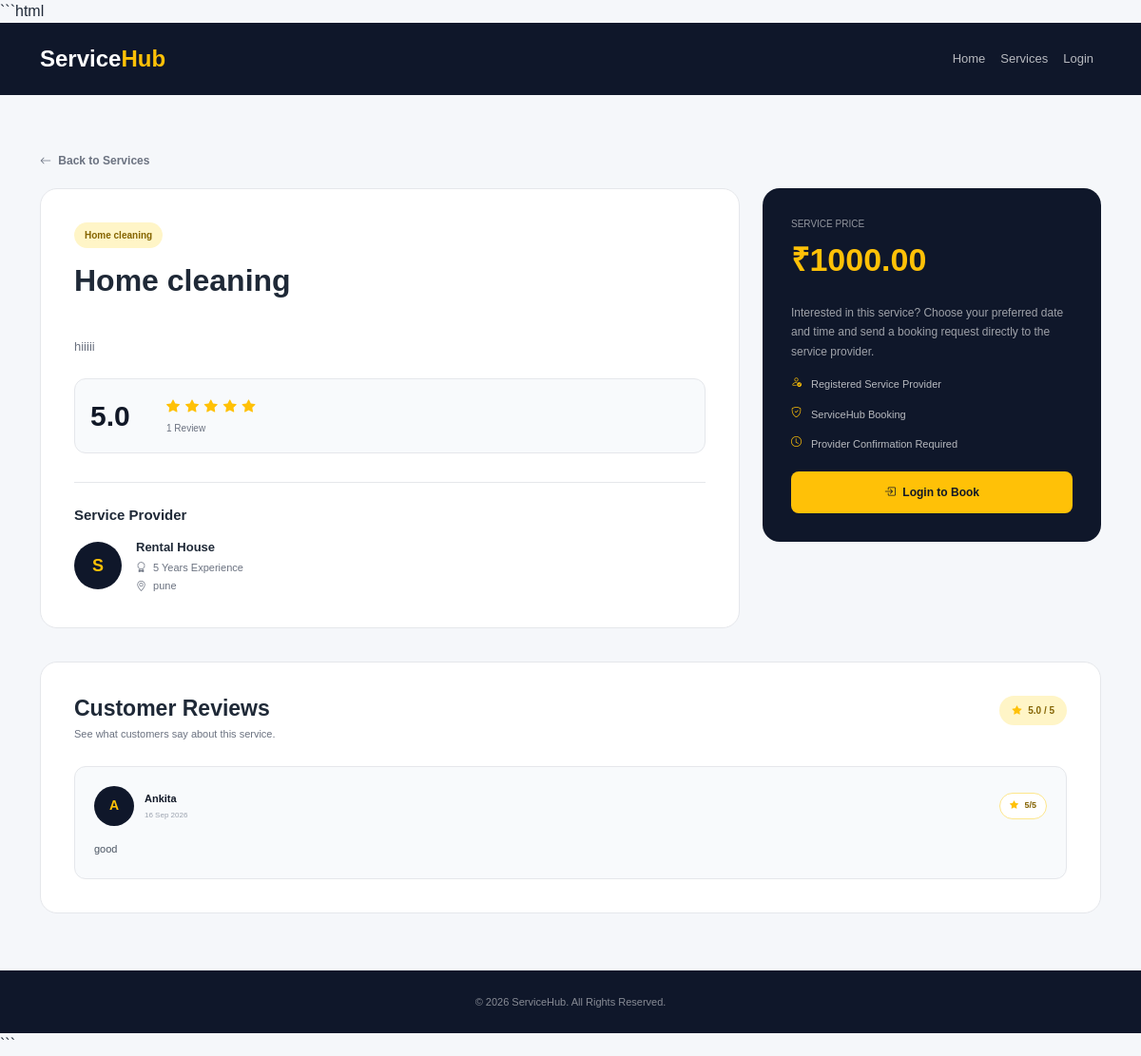
/service/3/, run on the app's committed database.
### service_app/models.py (models this page shows, shortened)
class Service(models.Model):
    provider = models.ForeignKey(
        ProviderProfile,
        on_delete=models.CASCADE,
        null=True,
        blank=True
    )
    category = models.ForeignKey(
        Category,
        on_delete=models.CASCADE
    )
    name = models.CharField(max_length=150)
    description = models.TextField()
    price = models.DecimalField(
        max_digits=10,
        decimal_places=2
    )
    is_active = models.BooleanField(default=True)
    created_at = models.DateTimeField(auto_now_add=True)

class Category(models.Model):
    name = models.CharField(max_length=100, unique=True)
    description = models.TextField(blank=True)

class ProviderProfile(models.Model):
    user = models.OneToOneField(User, on_delete=models.CASCADE)
    phone = models.CharField(max_length=15, blank=True)
    address = models.TextField(blank=True)
    business_name = models.CharField(max_length=150, blank=True)
    experience = models.PositiveIntegerField(default=0)

class Review(models.Model):
    RATING_CHOICES = [
        (1, "1 Star"),
        (2, "2 Stars"),
        (3, "3 Stars"),
        (4, "4 Stars"),
        (5, "5 Stars"),
    ]
    booking = models.OneToOneField(
        Booking,
        on_delete=models.CASCADE
    )
    customer = models.ForeignKey(
        CustomerProfile,
        on_delete=models.CASCADE
    )
    service = models.ForeignKey(
        Service,
        on_delete=models.CASCADE
    )
    provider = models.ForeignKey(
        ProviderProfile,
        on_delete=models.CASCADE
    )
    rating = models.PositiveSmallIntegerField(
        choices=RATING_CHOICES
    )
    comment = models.TextField()
    created_at = models.DateTimeField(
        auto_now_add=True
    )

class CustomerProfile(models.Model):
    user = models.OneToOneField(User, on_delete=models.CASCADE)
    phone = models.CharField(max_length=15, blank=True)
    address = models.TextField(blank=True)

### service_app/views.py (the view)
# urls.py: path("service/<int:id>/", views.public_service_detail, name="public_service_detail"),
def public_service_detail(request, id):
    try:
        service = Service.objects.get(
            id=id,
            is_active=True,
            provider__isnull=False
        )
    except Service.DoesNotExist:
        messages.error(
            request,
            "Service not found."
        )
        return redirect("public_service_list")
    reviews = Review.objects.filter(
        service=service
    ).select_related(
        "customer__user"
    ).order_by("-created_at")
    total_reviews = reviews.count()
    average_rating = reviews.aggregate(
        avg=Avg("rating")
    )["avg"]
    is_favorite = False
    if request.user.is_authenticated:
        if hasattr(request.user, "customerprofile"):
            is_favorite = Favorite.objects.filter(
                customer=request.user.customerprofile,
                service=service
            ).exists()
    return render(
        request,
        "service_detail.html",
        {
            "service": service,
            "reviews": reviews,
            "total_reviews": total_reviews,
            "average_rating": average_rating,
            "is_favorite": is_favorite
        }
    )

### templates/service_detail.html (shortened to what this page needs)
<!DOCTYPE html>
<html lang="en">
<head>
    <link href="https://cdn.jsdelivr.net/npm/bootstrap@5.3.8/dist/css/bootstrap.min.css" rel="stylesheet">
    <link rel="stylesheet" href="https://cdn.jsdelivr.net/npm/bootstrap-icons@1.13.1/font/bootstrap-icons.min.css">
</head>
<body>
<nav class="navbar navbar-expand-lg navbar-dark">
    <div class="container">
        <a href="{% url 'home' %}" class="navbar-brand">
            Service<span>Hub</span>
        </a>
        <div class="collapse navbar-collapse" id="navbarMenu">
            <ul class="navbar-nav ms-auto">
                <li class="nav-item">
                    <a href="{% url 'home' %}" class="nav-link">
                        Home
                    </a>
                </li>
                <li class="nav-item">
                    <a href="{% url 'public_service_list' %}" class="nav-link">
                        Services
                    </a>
                </li>
                {% if user.is_authenticated %}
                    {% if user.customerprofile %}
                        <li class="nav-item">
                            <a href="{% url 'customer_favorites' %}"
                               class="nav-link">
                                <i class="bi bi-heart me-1"></i>
                                My Favorites
                            </a>
                        </li>
                    {% endif %}
                    <li class="nav-item">
                        <a href="{% url 'dashboard' %}" class="nav-link">
                            Dashboard
                        </a>
                    </li>
                    <li class="nav-item">
                        <a href="{% url 'logout' %}" class="nav-link">
                            Logout
                        </a>
                    </li>
                {% else %}
                    <li class="nav-item">
                        <a href="{% url 'login' %}" class="nav-link">
                            Login
                        </a>
                    </li>
                {% endif %}
            </ul>
        </div>
    </div>
</nav>
<section class="page-section">
    <div class="container">
        <a href="{% url 'public_service_list' %}"
           class="back-link">
            <i class="bi bi-arrow-left me-1"></i>
            Back to Services
        </a>
        <div class="row g-4">
            <div class="col-lg-8">
                <div class="service-card">
                    <span class="category">
                        {{ service.category.name }}
                    </span>
                    <h1>
                        {{ service.name }}
                    </h1>
                    <div class="description">
                        {{ service.description }}
                    </div>
                    <div class="rating-summary">
                        <div class="rating-number">
                            {% if average_rating %}
                                {{ average_rating|floatformat:1 }}
                            {% else %}
                                0.0
                            {% endif %}
                        </div>
                        <div>
                            <div class="rating-stars">
                                <i class="bi bi-star-fill"></i>
                                <i class="bi bi-star-fill"></i>
                                <i class="bi bi-star-fill"></i>
                                <i class="bi bi-star-fill"></i>
                                <i class="bi bi-star-fill"></i>
                            </div>
                            <span class="review-count">
                                {{ total_reviews }}
                                Review{{ total_reviews|pluralize }}
                            </span>
                        </div>
                    </div>
                    <div class="provider-section">
                        <h5>
                            Service Provider
                        </h5>
                        <div class="provider-box">
                            <div class="provider-avatar">
                                {{ service.provider.user.username|first|upper }}
                            </div>
                            <div>
                                <span class="provider-name">
                                    {% if service.provider.business_name %}
                                        {{ service.provider.business_name }}
                                    {% else %}
                                        {{ service.provider.user.username }}
                                    {% endif %}
                                </span>
                                <span class="provider-meta">
                                    <i class="bi bi-award me-1"></i>
                                    {{ service.provider.experience }}
                                    Years Experience
                                </span>
                                {% if service.provider.address %}
                                    <span class="provider-meta">
                                        <i class="bi bi-geo-alt me-1"></i>
                                        {{ service.provider.address }}
                                    </span>
                                {% endif %}
                            </div>
                        </div>
                    </div>
                </div>
            </div>
            <div class="col-lg-4">
                <div class="booking-card">
                    <span class="small-label">
                        Service Price
                    </span>
                    <span class="price">
                        ₹{{ service.price }}
                    </span>
                    <p>
                        Interested in this service? Choose your preferred
                        date and time and send a booking request directly
                        to the service provider.
                    </p>
                    <div class="feature">
                        <i class="bi bi-person-check"></i>
                        Registered Service Provider
                    </div>
                    <div class="feature">
                        <i class="bi bi-shield-check"></i>
                        ServiceHub Booking
                    </div>
                    <div class="feature">
                        <i class="bi bi-clock"></i>
                        Provider Confirmation Required
                    </div>
                    {% if user.is_authenticated %}
                        {% if user.customerprofile %}
                            <a href="{% url 'book_service' service.id %}"
                               class="book-btn">
                                <i class="bi bi-calendar-check me-1"></i>
                                Book This Service
                            </a>
                            {% if is_favorite %}
                                <a href="{% url 'remove_favorite' service.id %}"
                                   class="favorite-saved">
                                    <i class="bi bi-heart-fill"></i>
                                    Saved in Favorites
                                </a>
                                <a href="{% url 'customer_favorites' %}"
                                   class="favorites-shortcut">
                                    View My Favorites
                                    <i class="bi bi-arrow-right ms-1"></i>
                                </a>
                            {% else %}
                                <a href="{% url 'add_favorite' service.id %}"
                                   class="favorite-btn">
                                    <i class="bi bi-heart"></i>
                                    Add to Favorites
                                </a>
                            {% endif %}
                        {% else %}
                            <a href="{% url 'dashboard' %}"
                               class="book-btn">
                                <i class="bi bi-grid me-1"></i>
                                Go to Dashboard
                            </a>
                        {% endif %}
                    {% else %}
                        <a href="{% url 'login' %}"
                           class="book-btn">
                            <i class="bi bi-box-arrow-in-right me-1"></i>
                            Login to Book
                        </a>
                    {% endif %}
                </div>
            </div>
        </div>
        <div class="reviews-section">
            <div class="reviews-heading">
                <div>
                    <h2 class="reviews-title">
                        Customer Reviews
                    </h2>
                    <p class="reviews-subtitle">
                        See what customers say about this service.
                    </p>
                </div>
                {% if total_reviews %}
                    <div class="average-badge">
                        <i class="bi bi-star-fill me-1"></i>
                        {% if average_rating %}
                            {{ average_rating|floatformat:1 }}
                        {% else %}
                            0.0
                        {% endif %}
                        / 5
                    </div>
                {% endif %}
            </div>
            {% if reviews %}
                {% for review in reviews %}
                    <div class="review-card">
                        <div class="review-header">
                            <div class="review-user">
                                <div class="review-avatar">
                                    {{ review.customer.user.username|first|upper }}
                                </div>
                                <div>
                                    <span class="review-name">
                                        {{ review.customer.user.username }}
                                    </span>
                                    <span class="review-date">
                                        {{ review.created_at|date:"d M Y" }}
                                    </span>
                                </div>
                            </div>
                            <div class="review-rating">
                                <i class="bi bi-star-fill me-1"></i>
                                {{ review.rating }}/5
                            </div>
                        </div>
                        <p class="review-comment">
                            {{ review.comment }}
                        </p>
                    </div>
                {% endfor %}
            {% endif %}
        </div>
    </div>
</section>
<footer>
    <div class="container">
        © {% now "Y" %} ServiceHub. All Rights Reserved.
    </div>
</footer>
</body>
</html>

### data on the page
Service: category.name "Home cleaning", name "Home cleaning", description "hiiiii", provider.user.username|first "S", provider.business_name "Rental House", provider.experience "5", provider.address "pune", price "1000.00"
Review: customer.user.username|first "A", customer.user.username "Ankita", created_at "16 Sep 2026", rating "5", comment "good"

### other printed values
{{ average_rating|floatformat:1 }} "5.0"
{{ total_reviews }} "1"
